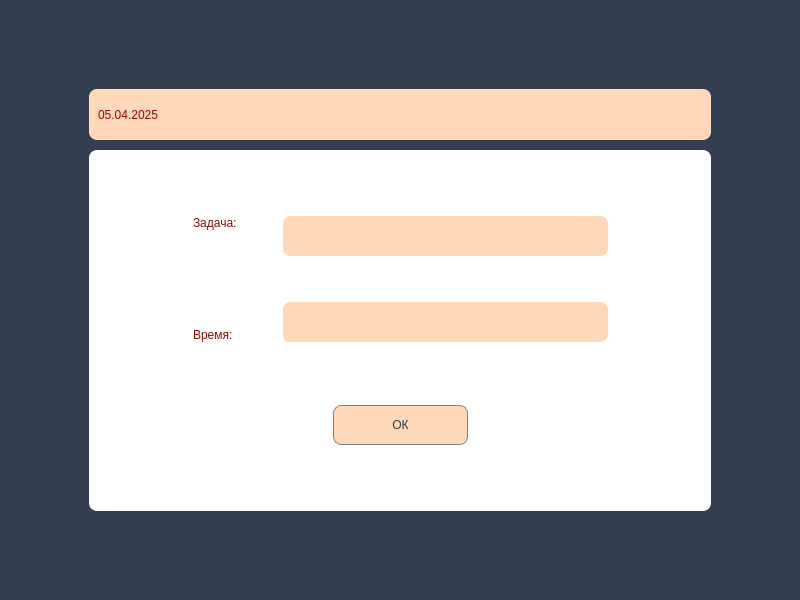
<?xml version="1.0" encoding="UTF-8"?>
<ui version="4.0">
 <class>Edit</class>
 <widget class="QDialog" name="Edit">
  <property name="geometry">
   <rect>
    <x>0</x>
    <y>0</y>
    <width>800</width>
    <height>600</height>
   </rect>
  </property>
  <property name="windowTitle">
   <string>Редактирование задачи</string>
  </property>
  <property name="styleSheet">
   <string notr="true">background-color: #333F51;
</string>
  </property>
  <layout class="QGridLayout" name="gridLayout_7">
   <item row="0" column="1">
    <spacer name="verticalSpacer_14">
     <property name="orientation">
      <enum>Qt::Vertical</enum>
     </property>
     <property name="sizeHint" stdset="0">
      <size>
       <width>20</width>
       <height>63</height>
      </size>
     </property>
    </spacer>
   </item>
   <item row="1" column="0">
    <spacer name="horizontalSpacer_11">
     <property name="orientation">
      <enum>Qt::Horizontal</enum>
     </property>
     <property name="sizeHint" stdset="0">
      <size>
       <width>67</width>
       <height>20</height>
      </size>
     </property>
    </spacer>
   </item>
   <item row="1" column="1" rowspan="2">
    <layout class="QVBoxLayout" name="verticalLayout_4">
     <item>
      <widget class="QFrame" name="frame_4">
       <property name="minimumSize">
        <size>
         <width>622</width>
         <height>51</height>
        </size>
       </property>
       <property name="maximumSize">
        <size>
         <width>622</width>
         <height>51</height>
        </size>
       </property>
       <property name="styleSheet">
        <string notr="true">background-color: #FFD8BA;
border-radius: 8px;</string>
       </property>
       <property name="frameShape">
        <enum>QFrame::StyledPanel</enum>
       </property>
       <property name="frameShadow">
        <enum>QFrame::Raised</enum>
       </property>
       <layout class="QGridLayout" name="gridLayout_5">
        <item row="0" column="0">
         <widget class="QLabel" name="taskDate">
          <property name="styleSheet">
           <string notr="true">font: 700 20pt &quot;Segoe UI&quot;;
color: #950505;
qproperty-alignment: 'AlignCenter';</string>
          </property>
          <property name="text">
           <string>05.04.2025</string>
          </property>
         </widget>
        </item>
       </layout>
      </widget>
     </item>
     <item>
      <spacer name="verticalSpacer_12">
       <property name="orientation">
        <enum>Qt::Vertical</enum>
       </property>
       <property name="sizeHint" stdset="0">
        <size>
         <width>7</width>
         <height>4</height>
        </size>
       </property>
      </spacer>
     </item>
     <item>
      <widget class="QFrame" name="frame_5">
       <property name="minimumSize">
        <size>
         <width>622</width>
         <height>361</height>
        </size>
       </property>
       <property name="maximumSize">
        <size>
         <width>622</width>
         <height>361</height>
        </size>
       </property>
       <property name="styleSheet">
        <string notr="true">background-color: #FFFFFF;
border-radius: 8px;</string>
       </property>
       <property name="frameShape">
        <enum>QFrame::StyledPanel</enum>
       </property>
       <property name="frameShadow">
        <enum>QFrame::Raised</enum>
       </property>
       <layout class="QGridLayout" name="gridLayout_6">
        <item row="4" column="2">
         <spacer name="verticalSpacer_11">
          <property name="orientation">
           <enum>Qt::Vertical</enum>
          </property>
          <property name="sizeHint" stdset="0">
           <size>
            <width>20</width>
            <height>40</height>
           </size>
          </property>
         </spacer>
        </item>
        <item row="2" column="2">
         <spacer name="verticalSpacer_10">
          <property name="orientation">
           <enum>Qt::Vertical</enum>
          </property>
          <property name="sizeHint" stdset="0">
           <size>
            <width>20</width>
            <height>40</height>
           </size>
          </property>
         </spacer>
        </item>
        <item row="3" column="3" colspan="2">
         <spacer name="horizontalSpacer_10">
          <property name="orientation">
           <enum>Qt::Horizontal</enum>
          </property>
          <property name="sizeHint" stdset="0">
           <size>
            <width>40</width>
            <height>20</height>
           </size>
          </property>
         </spacer>
        </item>
        <item row="0" column="2">
         <spacer name="verticalSpacer_6">
          <property name="orientation">
           <enum>Qt::Vertical</enum>
          </property>
          <property name="sizeHint" stdset="0">
           <size>
            <width>20</width>
            <height>40</height>
           </size>
          </property>
         </spacer>
        </item>
        <item row="1" column="0">
         <spacer name="horizontalSpacer_6">
          <property name="orientation">
           <enum>Qt::Horizontal</enum>
          </property>
          <property name="sizeHint" stdset="0">
           <size>
            <width>40</width>
            <height>20</height>
           </size>
          </property>
         </spacer>
        </item>
        <item row="3" column="2">
         <widget class="QPushButton" name="ok">
          <property name="minimumSize">
           <size>
            <width>131</width>
            <height>40</height>
           </size>
          </property>
          <property name="styleSheet">
           <string notr="true">QPushButton {
  font: 700 18pt &quot;Segoe UI&quot;;
  background-color: #FFD8BA; 
  border: 1px solid gray;
  border-radius: 8px;
  color: #333F51;
}
QPushButton:pressed {
    background-color: #ebc7ab;
}
</string>
          </property>
          <property name="text">
           <string>ОК</string>
          </property>
         </widget>
        </item>
        <item row="1" column="4">
         <spacer name="horizontalSpacer_8">
          <property name="orientation">
           <enum>Qt::Horizontal</enum>
          </property>
          <property name="sizeHint" stdset="0">
           <size>
            <width>40</width>
            <height>20</height>
           </size>
          </property>
         </spacer>
        </item>
        <item row="1" column="1" colspan="3">
         <layout class="QGridLayout" name="gridLayout_2">
          <item row="0" column="0" rowspan="3">
           <layout class="QVBoxLayout" name="verticalLayout_2">
            <item>
             <widget class="QLabel" name="label_5">
              <property name="styleSheet">
               <string notr="true">font: 700 20pt &quot;Segoe UI&quot;;
color: #950505;</string>
              </property>
              <property name="text">
               <string>Задача:</string>
              </property>
             </widget>
            </item>
            <item>
             <spacer name="verticalSpacer_7">
              <property name="orientation">
               <enum>Qt::Vertical</enum>
              </property>
              <property name="sizeHint" stdset="0">
               <size>
                <width>20</width>
                <height>40</height>
               </size>
              </property>
             </spacer>
            </item>
            <item>
             <widget class="QLabel" name="label_6">
              <property name="styleSheet">
               <string notr="true">font: 700 20pt &quot;Segoe UI&quot;;
color: #950505;</string>
              </property>
              <property name="text">
               <string>Время:</string>
              </property>
             </widget>
            </item>
           </layout>
          </item>
          <item row="2" column="2">
           <widget class="QFrame" name="frame_6">
            <property name="minimumSize">
             <size>
              <width>325</width>
              <height>40</height>
             </size>
            </property>
            <property name="styleSheet">
             <string notr="true">background-color: rgb(255, 216, 186);
font-size: 16pt;</string>
            </property>
            <property name="frameShape">
             <enum>QFrame::StyledPanel</enum>
            </property>
            <property name="frameShadow">
             <enum>QFrame::Raised</enum>
            </property>
            <widget class="QWidget" name="horizontalLayoutWidget_2">
             <property name="geometry">
              <rect>
               <x>0</x>
               <y>0</y>
               <width>321</width>
               <height>41</height>
              </rect>
             </property>
             <layout class="QHBoxLayout" name="taskTime"/>
            </widget>
           </widget>
          </item>
          <item row="1" column="1">
           <spacer name="horizontalSpacer_7">
            <property name="orientation">
             <enum>Qt::Horizontal</enum>
            </property>
            <property name="sizeHint" stdset="0">
             <size>
              <width>40</width>
              <height>20</height>
             </size>
            </property>
           </spacer>
          </item>
          <item row="1" column="2">
           <spacer name="verticalSpacer_9">
            <property name="orientation">
             <enum>Qt::Vertical</enum>
            </property>
            <property name="sizeHint" stdset="0">
             <size>
              <width>20</width>
              <height>40</height>
             </size>
            </property>
           </spacer>
          </item>
          <item row="0" column="2">
           <widget class="QLineEdit" name="taskTitle">
            <property name="minimumSize">
             <size>
              <width>325</width>
              <height>40</height>
             </size>
            </property>
            <property name="styleSheet">
             <string notr="true">background-color: #FFD8BA;
font-size: 16pt;</string>
            </property>
           </widget>
          </item>
         </layout>
        </item>
        <item row="3" column="0" colspan="2">
         <spacer name="horizontalSpacer_9">
          <property name="orientation">
           <enum>Qt::Horizontal</enum>
          </property>
          <property name="sizeHint" stdset="0">
           <size>
            <width>40</width>
            <height>20</height>
           </size>
          </property>
         </spacer>
        </item>
       </layout>
      </widget>
     </item>
    </layout>
   </item>
   <item row="2" column="2">
    <spacer name="horizontalSpacer_12">
     <property name="orientation">
      <enum>Qt::Horizontal</enum>
     </property>
     <property name="sizeHint" stdset="0">
      <size>
       <width>67</width>
       <height>20</height>
      </size>
     </property>
    </spacer>
   </item>
   <item row="3" column="1">
    <spacer name="verticalSpacer_13">
     <property name="orientation">
      <enum>Qt::Vertical</enum>
     </property>
     <property name="sizeHint" stdset="0">
      <size>
       <width>20</width>
       <height>63</height>
      </size>
     </property>
    </spacer>
   </item>
  </layout>
 </widget>
 <resources/>
 <connections/>
</ui>
